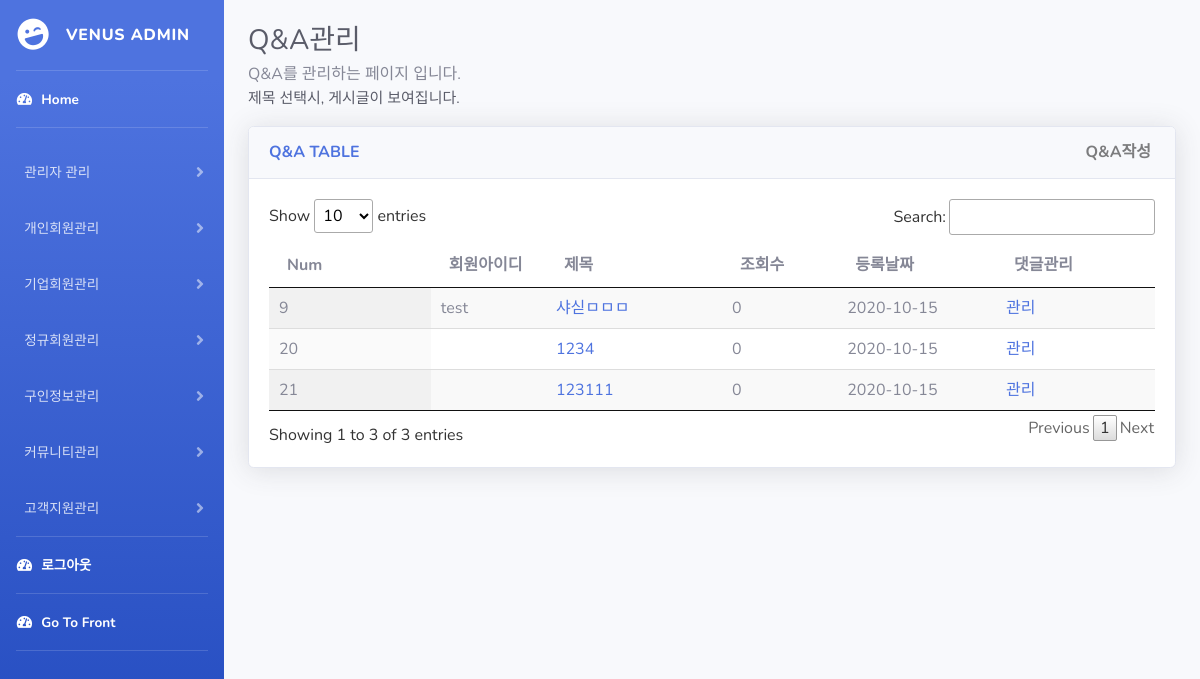
The app's page /admin/qna.php (signed in) with its own data.
### tables this page shows
CREATE TABLE IF NOT EXISTS `qna` (
  `qnaNum` int(10) NOT NULL AUTO_INCREMENT,
  `userId` varchar(502) DEFAULT NULL,
  `title` varchar(255) NOT NULL,
  `content` text NOT NULL,
  `hit` int(10) NOT NULL,
  `date` date NOT NULL,
  `file` varchar(255) DEFAULT NULL,
  `answerCheck` varchar(10) NOT NULL,
  PRIMARY KEY (`qnaNum`),
  KEY `FK_qna_member` (`userId`),
  CONSTRAINT `FK_qna_member` FOREIGN KEY (`userId`) REFERENCES `member` (`memberId`)
);

### admin/db/jhDbcon.php (called while the page is built, shortened)
<?php
$maria_connect = mysqli_connect('localhost', 'sstyler7', 'hyukfamilly1!!', 'sstyler7');
$maria_connect -> set_charset("utf8");
function mq($sql){
  global $maria_connect;
  return $maria_connect->query($sql);
}

### admin/qna.php (the view, shortened to what this page needs)
<?php
  include_once('./db/jhDbcon.php');
  include_once 'nav.php';
?>
<link href="static/css/board.css" rel="stylesheet" type="text/css">
<div id="content-wrapper" class="d-flex flex-column">
    <div id="content">
        <div class="container-fluid">
            <h1 class="h3 mb-1 text-gray-800">Q&A관리</h1>
            <p class="mb-3">Q&A를 관리하는 페이지 입니다.<br><span class="text-gray-800" style="font-size:15px;">제목 선택시, 게시글이 보여집니다.</span></p>
            <div class="card shadow mb-4">
                <div class="card-header py-3">
                    <div class="row">
                    <h6 class="col-md-6 m-0 font-weight-bold text-primary text-left">Q&A TABLE</h6>
                    <h6 class="col-md-6 m-0 font-weight-bold text-primary text-right"><a href="./db/qna/qnaWrite.php" onClick="window.open(this.href, '', 'width=550,height=700,scrollbars=yes,resizeable=no,left=150,top=150'); return false;" class="p-1 text-black-50">Q&A작성</a></h6>
                    </div>
                </div>
                <div class="card-body">
                    <table id="example" class="display">
                        <thead>
                            <tr>
                                <th>Num</th>
                                <th>회원아이디</th>
                                <th>제목</th>
                                <th>조회수</th>
                                <th>등록날짜</th>
                                <th>댓글관리</th>
                            </tr>
                        </thead>
                        <tbody>
                        <?php
                            $sql = mq("select * from qna order by qnaNum");
                                while($board = $sql->fetch_array())
                                {
                                    echo "<tr>";
                                    echo "<td width='20'>".$board['qnaNum']."</td>";
                                    echo "<td width='20'>".$board['userId']."</td>";
                                    echo "<td width='30'><a href='./db/qna/qnaBoard.php?num=".$board['qnaNum'].";?>' target='_blank' onClick=".'"'."window.open(this.href, '', 'width=550,height=700,scrollbars=yes,resizeable=no,left=150,top=100'); return false;".'"'.">".$board['title']."</a> </td>";
                                    echo "<td width='30'>".$board['hit']." </td>";
                                    echo "<td width='50'>".$board['date']." </td>";
                                    echo "<td width='50'><a href='./db/qna/qnaReply.php?num=".$board['qnaNum'].";?>' target='_blank' onClick=".'"'."window.open(this.href, '', 'width=550,height=700,scrollbars=yes,resizeable=no,left=150,top=150'); return false;".'"'.">"."관리"."</a></td>";
                                    echo "</tr>";
                                }
                        ?>
                        </tbody>
                    </table>
                </div>
            </div>
        </div>
    </div>
</div>
</body>
</html>

### admin/static/css/board.css (style rules this page uses)
table.dataTable { width: 100%; margin: 0 auto; clear: both; border-collapse: separate; border-spacing: 0 }
table.dataTable thead th, table.dataTable tfoot th { font-weight: bold }
table.dataTable thead th, table.dataTable thead td { padding: 10px 18px; border-bottom: 1px solid #111 }
table.dataTable thead .sorting, table.dataTable thead .sorting_asc, table.dataTable thead .sorting_desc, table.dataTable thead .sorting_asc_disabled, table.dataTable thead .sorting_desc_disabled { cursor: pointer; *cursor: hand; background-repeat: no-repeat; background-position: center right }
table.dataTable thead .sorting { background-image: url("../images/sort_both.png") }
table.dataTable thead .sorting_asc { background-image: url("../images/sort_asc.png") }
table.dataTable tbody tr { background-color: #ffffff }
table.dataTable tbody th, table.dataTable tbody td { padding: 8px 10px }
table.dataTable.row-border tbody th, table.dataTable.row-border tbody td, table.dataTable.display tbody th, table.dataTable.display tbody td { border-top: 1px solid #ddd }
table.dataTable.row-border tbody tr:first-child th, table.dataTable.row-border tbody tr:first-child td, table.dataTable.display tbody tr:first-child th, table.dataTable.display tbody tr:first-child td { border-top: none }
table.dataTable.stripe tbody tr.odd, table.dataTable.display tbody tr.odd { background-color: #f9f9f9 }
table.dataTable.order-column tbody tr>.sorting_1, table.dataTable.order-column tbody tr>.sorting_2, table.dataTable.order-column tbody tr>.sorting_3, table.dataTable.display tbody tr>.sorting_1, table.dataTable.display tbody tr>.sorting_2, table.dataTable.display tbody tr>.sorting_3 { background-color: #fafafa }
table.dataTable.display tbody tr.odd>.sorting_1, table.dataTable.order-column.stripe tbody tr.odd>.sorting_1 { background-color: #f1f1f1 }
table.dataTable.display tbody tr.even>.sorting_1, table.dataTable.order-column.stripe tbody tr.even>.sorting_1 { background-color: #fafafa }
table.dataTable.no-footer { border-bottom: 1px solid #111 }
table.dataTable, table.dataTable th, table.dataTable td { box-sizing: content-box }

### records on screen
qna: qnaNum "9", userId "test", title "샤싣ㅁㅁㅁ", hit "0", date "2020-10-15"
qna: qnaNum "20", title "1234", hit "0", date "2020-10-15"
qna: qnaNum "21", title "123111", hit "0", date "2020-10-15"
